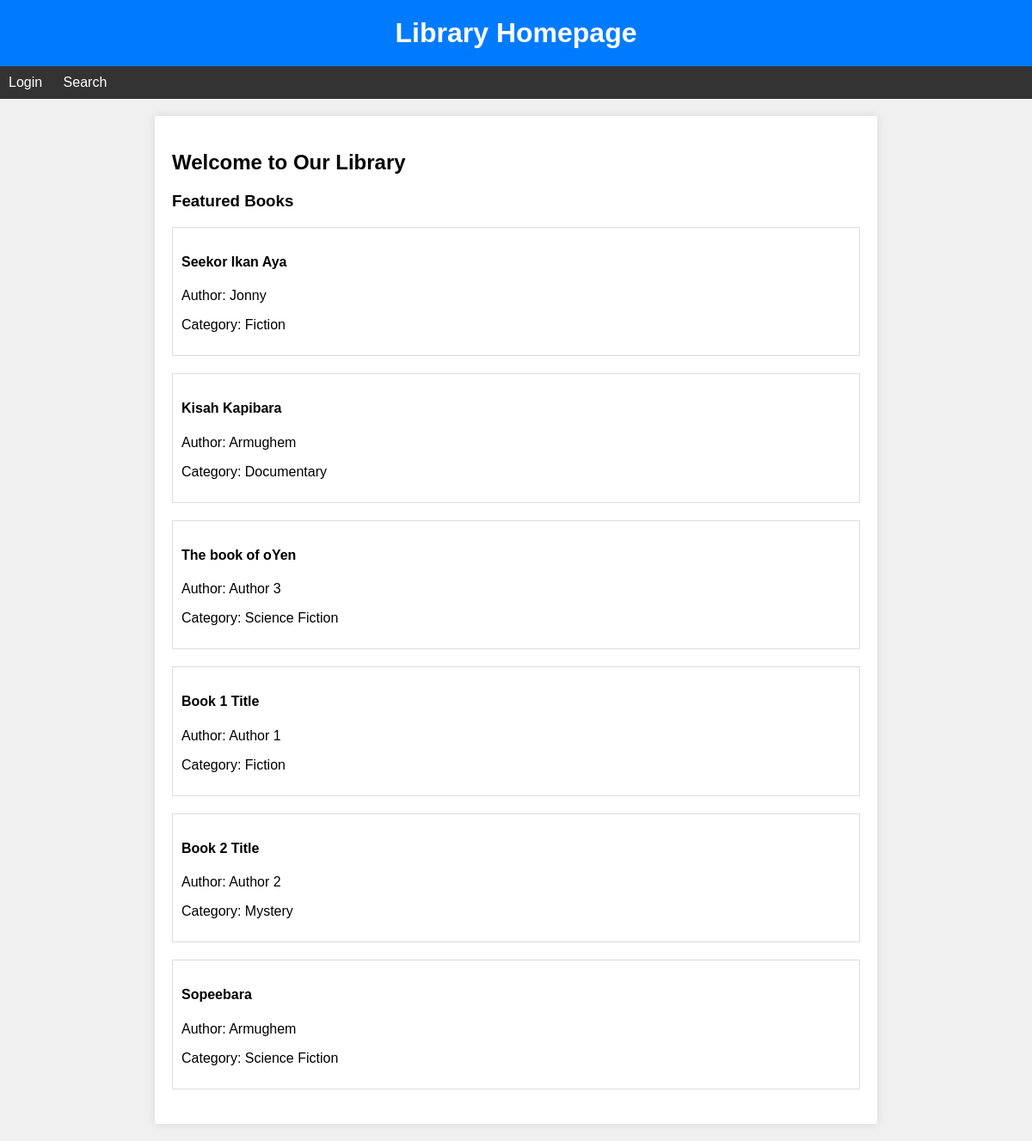
The page / on the database its author committed.
### tables this page shows
CREATE TABLE `tblbook` (
  `book_ID` int(25) NOT NULL,
  `book_title` varchar(35) NOT NULL,
  `book_author` varchar(25) NOT NULL,
  `book_ISBN` int(35) NOT NULL,
  `publisher` varchar(25) NOT NULL,
  `publication_year` int(11) DEFAULT NULL,
  `genre` varchar(50) DEFAULT NULL,
  `language` varchar(20) DEFAULT NULL,
  `num_pages` int(11) DEFAULT NULL,
  `stock_availability` int(11) DEFAULT NULL,
  `cover_image_url` varchar(255) DEFAULT NULL,
  `description` text DEFAULT NULL
);

### index.php (the view, shortened to what this page needs)
<!DOCTYPE html>
<html lang="en">
<head>
    <link rel="stylesheet" href="styles.css">
</head>
<body>
    <header>
        <h1>Library Homepage</h1>
    </header>
    <nav>
        <ul>
            <li><a href="login.php">Login</a></li>
            <li><a href="querySearch.php">Search</a></li>
        </ul>
    </nav>
    <div class="container">
        <h2>Welcome to Our Library</h2>
        <h3>Featured Books</h3>
        <ul class="book-list">
            <?php
                include("conn.php");
                $sql = "SELECT * FROM tblbook WHERE 1";
                $res = $conn->query($sql);
                if ($res->num_rows > 0) {
                    while ($row = $res->fetch_assoc()) {
                        echo "<li><h4><a class='booklink' href='desc.php?book_id=" . $row['book_ID'] . "'>" . $row['book_title'] . "</a></h4>";
                        echo "<p>Author: <a class='booklink' href='filterization.php?book_author=" . $row["book_author"] . "'>" . $row["book_author"] . "</a></p>";
                        echo "<p>Category: <a class='booklink' href='filterization.php?genre=" . $row["genre"] . "'>" . $row["genre"] . "</a></p></li>";
                    }
                }
            ?>
        </ul>
    </div>
</body>
</html>

### styles.css (style rules this page uses)
body { font-family: Arial, sans-serif; background-color: #f0f0f0; margin: 0; padding: 0; }
header { background-color: #007BFF; color: #fff; text-align: center; padding: 20px; }
h1 { margin: 0; }
nav { background-color: #333; color: #fff; padding: 10px; }
nav ul { list-style-type: none; margin: 0; padding: 0; }
nav li { display: inline; margin-right: 20px; }
a { color: #fff; text-decoration: none; }
.container { max-width: 800px; margin: 20px auto; padding: 20px; background-color: #fff; box-shadow: 0px 0px 10px rgba(0, 0, 0, 0.1); }
.book-list { list-style-type: none; padding: 0; }
.book-list li { margin-bottom: 20px; border: 1px solid #ddd; padding: 10px; background-color: #fff; }
.book-list a { color: black; }

### rows shown on the page
tblbook: book_title "Seekor Ikan Aya", book_author "Jonny", genre "Fiction"
tblbook: book_title "Kisah Kapibara", book_author "Armughem", genre "Documentary"
tblbook: book_title "The book of oYen", book_author "Author 3", genre "Science Fiction"
tblbook: book_title "Book 1 Title", book_author "Author 1", genre "Fiction"
tblbook: book_title "Book 2 Title", book_author "Author 2", genre "Mystery"
tblbook: book_title "Sopeebara", book_author "Armughem", genre "Science Fiction"
